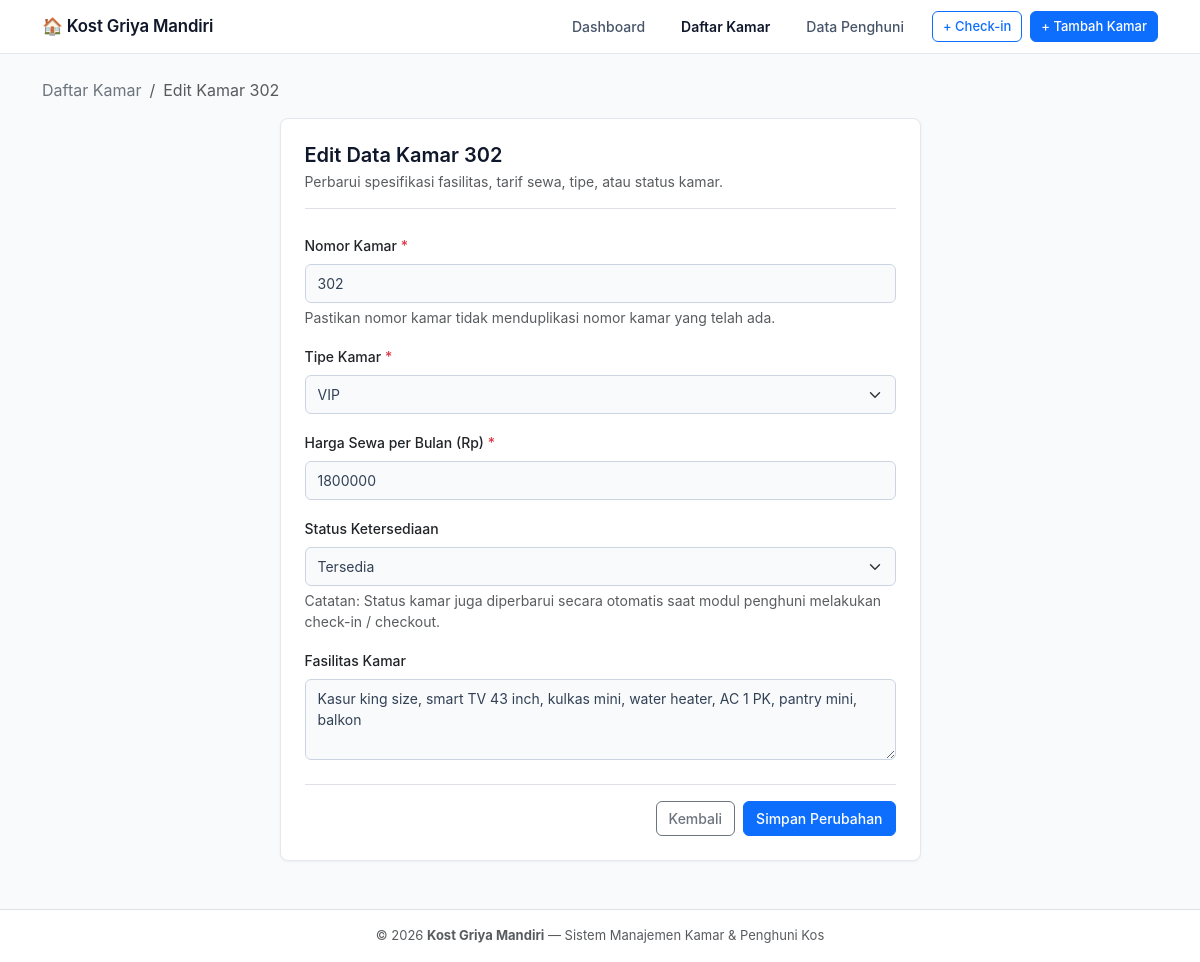
The app's page /kamar/edit/6 with its own data.
### tables this page shows
CREATE TABLE `kamar` (
    `id` INT AUTO_INCREMENT PRIMARY KEY,
    `nomor` VARCHAR(50) NOT NULL UNIQUE,
    `tipe` VARCHAR(50) NOT NULL,
    `harga` DECIMAL(12, 2) NOT NULL,
    `fasilitas` TEXT NULL,
    `status` ENUM('tersedia', 'terisi') NOT NULL DEFAULT 'tersedia',
    `created_at` TIMESTAMP DEFAULT CURRENT_TIMESTAMP
);

### src/config/koneksi.php (called while the page is built)
<?php
$host = 'localhost';
$dbname = 'db_kostan';
$username = 'root';
$password = '';
try {
    return new PDO(
        "mysql:host={$host};dbname={$dbname};charset=utf8mb4",
        $username,
        $password,
        [
            PDO::ATTR_ERRMODE => PDO::ERRMODE_EXCEPTION,
            PDO::ATTR_DEFAULT_FETCH_MODE => PDO::FETCH_ASSOC,
            PDO::ATTR_EMULATE_PREPARES => false,
        ]
    );
} catch (PDOException $e) {
    die('<div style="font-family: -apple-system, BlinkMacSystemFont, sans-serif; padding: 24px; max-width: 600px; margin: 40px auto; background-color: #fef2f2; border: 1px solid #fecaca; border-radius: 8px; color: #991b1b;">' .
        '<h3 style="margin-top: 0; font-size: 1.1rem; color: #b91c1c;">Gagal Terhubung ke Database MySQL</h3>' .
        '<p style="font-size: 0.9rem; line-height: 1.5; color: #4b5563;">' .
        'Pastikan service MySQL di Laragon / XAMPP sudah berjalan aktif, dan database <code>db_kostan</code> telah dibuat/diimpor dari file <code>database.sql</code>.' .
        '</p>' .
        '<p style="font-size: 0.8rem; background: #fee2e2; padding: 8px 12px; border-radius: 4px; font-family: monospace; color: #7f1d1d; word-break: break-all;">' .
        htmlspecialchars($e->getMessage()) .
        '</p>' .
        '</div>');
}

### src/Controllers/KamarController.php (called while the page is built, shortened)
<?php
class KamarController
{
    private KamarRepository $kamarRepo;
    public function __construct(?KamarRepository $repo = null)
    {
        $this->kamarRepo = $repo ?? new KamarRepository();
    }
    private function render(string $view, array $data = []): void
    {
        extract($data);
        require_once __DIR__ . '/../../views/layout/header.php';
        require_once __DIR__ . "/../../views/{$view}.php";
        require_once __DIR__ . '/../../views/layout/footer.php';
    }
    public function edit(?string $id = null): void
    {
        $kamarId = (int)($id ?? $_GET['id'] ?? 0);
        $kamar = $this->kamarRepo->find($kamarId);
        $this->render('kamar/edit', [
            'title' => 'Edit Kamar ' . htmlspecialchars($kamar['nomor']) . ' - Griya Mandiri',
            'kamar' => $kamar,
        ]);
    }
}

### public/index.php (called while the page is built, shortened)
<?php
$router = new Router();
$router->get('/', [DashboardController::class, 'index']);
$router->get('/dashboard', [DashboardController::class, 'index']);
$router->get('/kamar', [KamarController::class, 'index']);
$router->get('/kamar/tambah', [KamarController::class, 'create']);
$router->post('/kamar/simpan', [KamarController::class, 'store']);
$router->post('/kamar/tambah', [KamarController::class, 'store']);
$router->get('/kamar/edit/{id}', [KamarController::class, 'edit']);
$router->get('/kamar/edit', [KamarController::class, 'edit']);
$router->post('/kamar/update/{id}', [KamarController::class, 'update']);
$router->post('/kamar/update', [KamarController::class, 'update']);
$router->post('/kamar/hapus/{id}', [KamarController::class, 'delete']);
$router->post('/kamar/hapus', [KamarController::class, 'delete']);
$router->get('/kamar/hapus/{id}', [KamarController::class, 'delete']);
$router->get('/penghuni', [PenghuniController::class, 'index']);
$router->get('/penghuni/tambah', [PenghuniController::class, 'create']);
$router->post('/penghuni/simpan', [PenghuniController::class, 'store']);
$router->post('/penghuni/tambah', [PenghuniController::class, 'store']);
$router->post('/penghuni/checkout/{id}', [PenghuniController::class, 'checkout']);
$router->post('/penghuni/checkout', [PenghuniController::class, 'checkout']);
$router->dispatch($_SERVER['REQUEST_URI'], $_SERVER['REQUEST_METHOD']);

### src/Repository/KamarRepository.php (called while the page is built, shortened)
<?php
class KamarRepository
{
    private PDO $db;
    public function __construct(?PDO $pdo = null)
    {
        $this->db = $pdo ?? (require __DIR__ . '/../config/koneksi.php');
    }
    public function find(int $id): ?array
    {
        $stmt = $this->db->prepare("SELECT * FROM kamar WHERE id = ?");
        $stmt->execute([$id]);
        $kamar = $stmt->fetch();
        return $kamar ?: null;
    }
}

### views/kamar/edit.php (the view, shortened to what this page needs)
<nav aria-label="breadcrumb" class="mb-3">
    <ol class="breadcrumb small">
        <li class="breadcrumb-item"><a href="<?= BASE_URL ?>/kamar" class="text-decoration-none text-secondary">Daftar Kamar</a></li>
        <li class="breadcrumb-item active" aria-current="page">Edit Kamar <?= htmlspecialchars($kamar['nomor']) ?></li>
    </ol>
</nav>
<div class="row justify-content-center">
    <div class="col-lg-7">
        <div class="card card-custom p-4">
            <div class="border-bottom pb-3 mb-4">
                <h2 class="h5 fw-semibold mb-1" style="color: #0f172a;">Edit Data Kamar <?= htmlspecialchars($kamar['nomor']) ?></h2>
                <p class="text-muted small mb-0">Perbarui spesifikasi fasilitas, tarif sewa, tipe, atau status kamar.</p>
            </div>
            <form method="POST" action="<?= BASE_URL ?>/kamar/update/<?= $kamar['id'] ?>">
                <div class="mb-3">
                    <label for="nomor" class="form-label small fw-medium text-dark">Nomor Kamar <span class="text-danger">*</span></label>
                    <input type="text" class="form-control" id="nomor" name="nomor" value="<?= htmlspecialchars($kamar['nomor']) ?>" required>
                    <div class="form-text small text-muted">Pastikan nomor kamar tidak menduplikasi nomor kamar yang telah ada.</div>
                </div>
                <div class="mb-3">
                    <label for="tipe" class="form-label small fw-medium text-dark">Tipe Kamar <span class="text-danger">*</span></label>
                    <select class="form-select" id="tipe" name="tipe" required>
                        <option value="VIP" <?= ($kamar['tipe'] === 'VIP') ? 'selected' : '' ?>>VIP</option>
                    </select>
                </div>
                <div class="mb-3">
                    <label for="harga" class="form-label small fw-medium text-dark">Harga Sewa per Bulan (Rp) <span class="text-danger">*</span></label>
                    <input type="number" class="form-control" id="harga" name="harga" value="<?= htmlspecialchars((string)(int)$kamar['harga']) ?>" min="1" step="1000" required>
                </div>
                <div class="mb-3">
                    <label for="status" class="form-label small fw-medium text-dark">Status Ketersediaan</label>
                    <select class="form-select" id="status" name="status">
                        <option value="tersedia" <?= ($kamar['status'] === 'tersedia') ? 'selected' : '' ?>>Tersedia</option>
                    </select>
                    <div class="form-text small text-muted">Catatan: Status kamar juga diperbarui secara otomatis saat modul penghuni melakukan check-in / checkout.</div>
                </div>
                <div class="mb-4">
                    <label for="fasilitas" class="form-label small fw-medium text-dark">Fasilitas Kamar</label>
                    <textarea class="form-control" id="fasilitas" name="fasilitas" rows="3"><?= htmlspecialchars($kamar['fasilitas'] ?? '') ?></textarea>
                </div>
                <div class="d-flex justify-content-end gap-2 pt-3 border-top">
                    <a href="<?= BASE_URL ?>/kamar" class="btn btn-outline-secondary">Kembali</a>
                    <button type="submit" class="btn btn-primary">Simpan Perubahan</button>
                </div>
            </form>
        </div>
    </div>
</div>

### src/Core/Router.php (shortened to what this page needs)
<?php
class Router
{
    private array $routes = [];
    private function addRoute(string $method, string $path, array|callable $handler): void
    {
        $path = '/' . trim($path, '/');
        $this->routes[$method][$path] = $handler;
    }
    public function dispatch(string $uri, string $method): void
    {
        $path = parse_url($uri, PHP_URL_PATH) ?? '/';
        $path = '/' . trim($path, '/');
        $method = strtoupper($method);
        if (isset($this->routes[$method])) {
            foreach ($this->routes[$method] as $route => $handler) {
                if (str_contains($route, '{')) {
                    $pattern = preg_replace('#\{[a-zA-Z0-9_]+\}#', '([^/]+)', $route);
                    $pattern = '#^' . $pattern . '$#';
                    if (preg_match($pattern, $path, $matches)) {
                        array_shift($matches);
                        $this->executeHandler($handler, $matches);
                        return;
                    }
                }
            }
        }
    }
    private function executeHandler(array|callable $handler, array $params = []): void
    {
        if (is_array($handler)) {
            [$class, $method] = $handler;
            if (class_exists($class)) {
                $controller = new $class();
                if (method_exists($controller, $method)) {
                    call_user_func_array([$controller, $method], $params);
                    return;
                }
            }
        }
    }
}

### views/layout/header.php (style rules this page uses)
:root { --bs-body-bg: #f8fafc; --bs-body-color: #334155; --border-color: #e2e8f0; }
body { font-family: -apple-system, BlinkMacSystemFont, "Segoe UI", Roboto, "Helvetica Neue", Arial, sans-serif; background-color: var(--bs-body-bg); color: var(--bs-body-color); min-height: 100vh; display: flex; flex-direction: column; }
.card-custom { background: #ffffff; border: 1px solid var(--border-color); border-radius: 8px; box-shadow: 0 1px 3px rgba(0, 0, 0, 0.05); }
.form-control, .form-select { border: 1px solid #cbd5e1; border-radius: 6px; font-size: 0.875rem; padding: 8px 12px; }
.btn { font-size: 0.875rem; border-radius: 6px; font-weight: 500; }

### records on screen
kamar: nomor "302", tipe "VIP", harga "1800000", status "Tersedia", fasilitas "Kasur king size, smart TV 43 inch, kulkas mini, water heater, AC 1 PK, pantry mini, balkon"
